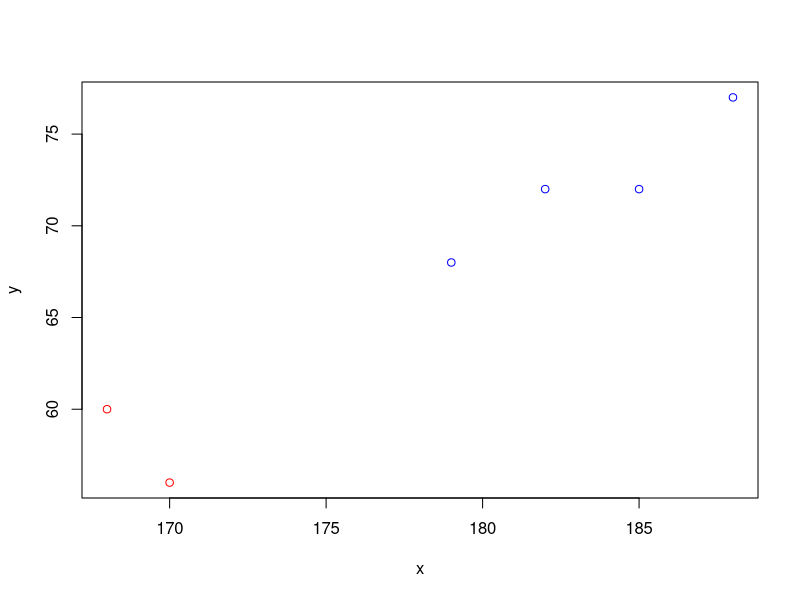

Write R code to recreate this figure.
library(cluster)
library(ggplot2)
library(plyr)
library(lattice)
library(graphics)
x<-c(185,170,168,179,182,188)
y<-c(72,56,60,68,72,77)
clsample<-data.frame(x,y)
clsample
dim(clsample)
clsample1<-data.matrix(clsample)
clsample1
cldata<-clsample[,1:2]
cldata
km=kmeans(cldata,2,nstart=10)
km
km$cluster
km$centers
plot(cldata[km$cluster==1,],col="red",xlim=c(min(cldata[,1]),max(cldata[,1])),ylim=c(min(cldata[,2]),max(cldata[,2])))
points(cldata[km$cluster==2,],col="blue")